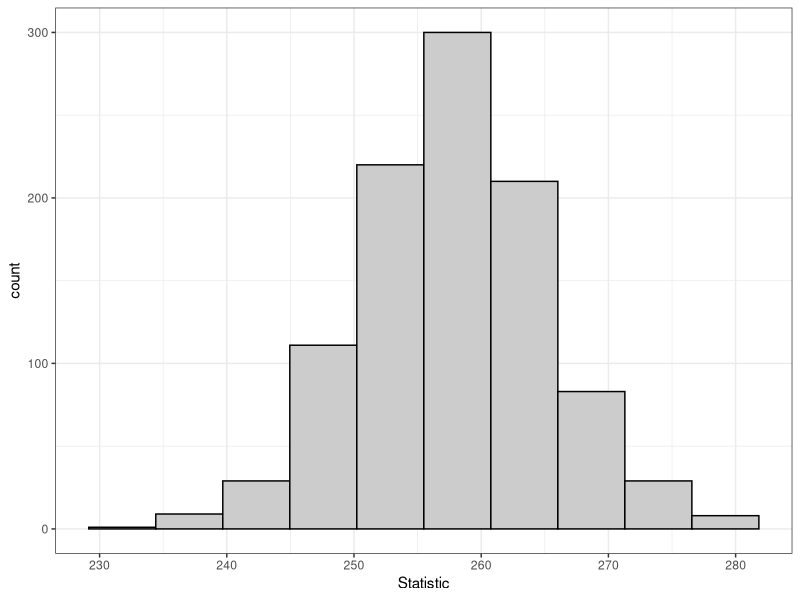

R code for this plot:
## ---- chunk 1
knitr::opts_chunk$set(echo = TRUE)
## ---- chunk 2
# False. We are 100% confident the 'sample proportion' is within the CI because we defined it to be the middle
## ---- chunk 3
# True. This is just the interpretation of the CI
## ---- chunk 4
# True. This is what '95% confidence' means
## ---- chunk 5
# True
1.96 * sqrt(.82 * (1-.82)/1390)
1.96 * sqrt(.82 * (1-.82)/(4*1390))
## ---- chunk 6
# p = population proportion of all US adults that favor the vaccine requirement
## ---- chunk 7
# n = 3731, p_hat = .57
.57 - 1.96 * sqrt(.57 * (1-.57) / 3731)
.57 + 1.96 * sqrt(.57 * (1-.57) / 3731)
## ---- chunk 8
# We are 95% confidence the population proportion of all US adults that favor the vaccine requirement is between .554 and .586
## ---- chunk 9
# The interval gets wider. (value of z* gets bigger)
## ---- chunk 10
# The interval gets narrower. (dividing by bigger number in the SE)
## ---- chunk 11
knitr::include_graphics("https://nfriedrichsen.github.io/homework/mythbusters-chart.jpg")
## ---- chunk 12
# Pick one group to be group 1 (I'm picking treatment group)
## ---- chunk 13
# Random Sample (not met)
# n1*P-hat1 = # of yawns trt grp = 10 >= 10 (met)
# n1*(1-P-hat1) = # of 'not yawns' trt grp = 24 >= 10 (met)
# n2*P-hat2 = # of yawns ctrl grp = 4 (not met)
# n2*(1-P-hat2) = # of 'not yawns' ctrl grp = 12 >= 10 (met)
## ---- chunk 14
# If we construct a CI with the conditions not met, the confidence will actually be less than we wanted. Also there is no random sample, so the sample is probably biased.
## ---- chunk 15
# p-hat_oregeon = .088, n_oregon = 4691
# p-hat_california = .08, n_california = 11545
## ---- chunk 16
(.088 - .08) - 1.645 * sqrt(.088*(1.-0.088)/4691 + .08*(1-.08)/11545)
(.088 - .08) + 1.645 * sqrt(.088*(1.-0.088)/4691 + .08*(1-.08)/11545)
## ---- chunk 17
# We are 90% confident the population proportion of all Oregon residents that reported insufficient rest or sleep during the last 30 days is between 0 and .016 higher than for California
## ---- chunk 18
library(ggplot2)
library(dplyr)

theme_set(theme_bw())

## Better histograms
gh <- function(bins = 10) {
  geom_histogram(color = 'black', fill = 'gray80', bins = bins)
}

## Bootstrapping function
bootstrap <- function(x, statistic, n = 1000L) {
  bs <- replicate(n, {
    sb <- sample(x, replace = TRUE)
    statistic(sb)
  })
  data.frame(Sample = seq_len(n), 
             Statistic = bs)
}

set.seed(8675309)
# generate new sample
data_sink = rnorm(71, mean=254.972, sd=73.619)
## ---- chunk 19
mean_boot <- bootstrap(data_sink, mean, n=1000)
ggplot(mean_boot, aes(x=Statistic)) + gh(bins=10)
## ---- chunk 20
quantile(x=mean_boot$Statistic, probs=c(.1, .9))
## ---- chunk 21
# Yes. 300 is not within our interval, and so having the same true means is not plausible according to the CI
